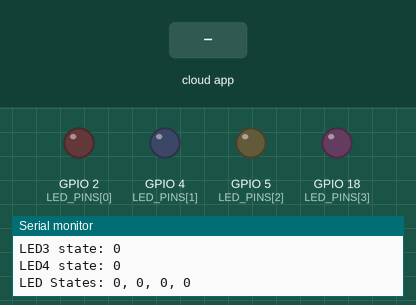
This program was run on a simulated ESP32. Parts: output pins drawn as LEDs (lit = HIGH), the last lines printed to the serial monitor. The test bench sets the inputs (shaded band). WiFi joins after 1.5 s; servers stay silent unless stated; random numbers use the default seed unless the program sets one; the Firebase database answers and starts empty.

Above: at 3.2 s.
3.3 s: the phone or cloud app sets Lamp_01 to 1
At 6.5 s:
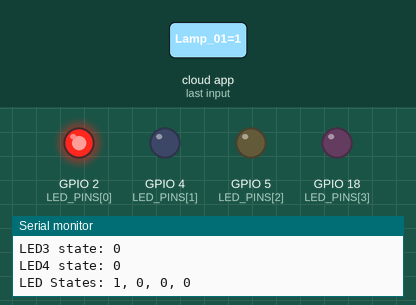
6.8 s: the phone or cloud app sets Lamp_02 to 1
At 9.6 s:
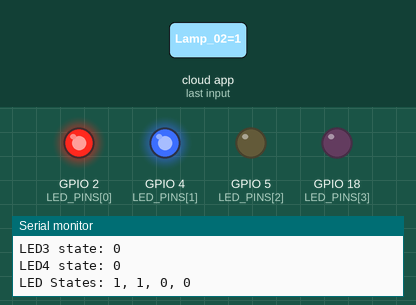
9.9 s: the phone or cloud app sets Lamp_03 to 1
At 12.6 s:
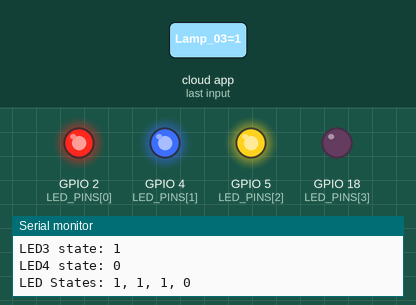
12.9 s: the phone or cloud app sets Lamp_04 to 1
At 15.7 s:
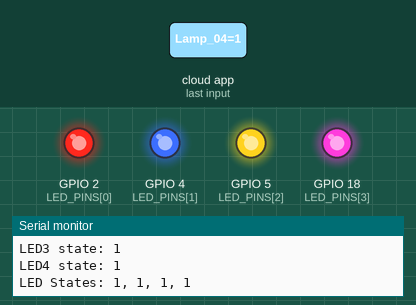
16.0 s: the phone or cloud app sets Lamp_01 to 0
At 18.1 s:
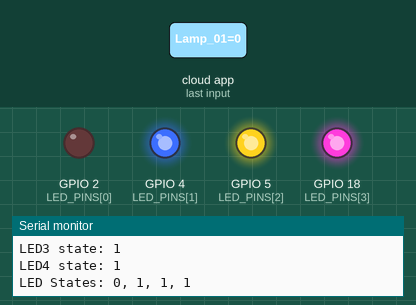
18.4 s: the phone or cloud app sets Lamp_02 to 0
At 21.2 s:
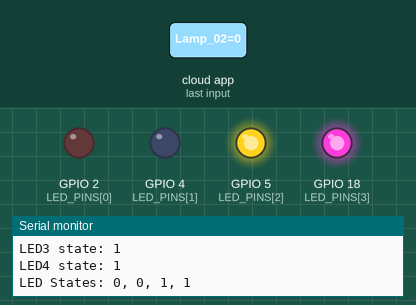
Timing chart, 0 to 22.5 s (numbered marks = the images above; inputs shaded):
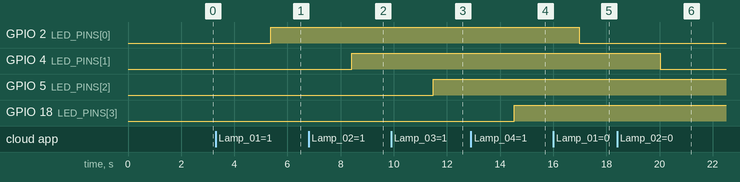

The program:

main.cpp
```cpp
#include <WiFi.h>
#include <HTTPClient.h>
#include <DHTesp.h> // Changed from DHT.h to DHTesp.h to match the library you're using
#include <ArduinoJson.h>
#include <Firebase_ESP_Client.h>

// WiFi Configuration
#define WIFI_SSID "HDH"
#define WIFI_PASSWORD "0001842004"

// Firebase Configuration
const char* databaseURL = "https://tt-iot-on-off-lamp-default-rtdb.firebaseio.com";
const char* FIREBASE_AUTH = "uy48EQ0HOLfrzINFFVpADzQrw2LhOQ7OJzix8c1Y";

// DHT Configuration
#define DHT_PIN 23
#define DHTTYPE DHT11
DHTesp dht; // Changed to DHTesp instead of DHT to match the library

FirebaseData firebaseData;
FirebaseAuth auth;
FirebaseConfig config;

// LED Pins
const int LED_PINS[] = {2, 4, 5, 18};
const char* LED_PATHS[] = {"/TT_IOT_on_off_Lamp/Lamp_01", "/TT_IOT_on_off_Lamp/Lamp_02", "/TT_IOT_on_off_Lamp/Lamp_03", "/TT_IOT_on_off_Lamp/Lamp_04"};


void setup() {
  // Serial Communication
  Serial.begin(9600);

  // WiFi Connection
  WiFi.begin(WIFI_SSID, WIFI_PASSWORD);
  while (WiFi.status() != WL_CONNECTED) {
    delay(1000);
    Serial.println("Connecting to WiFi...");
  }
  Serial.println("Connected to WiFi");

  // Initialize LED pins
  for (int i = 0; i < 4; i++) {
    pinMode(LED_PINS[i], OUTPUT);
  }

  // Initialize DHT Sensor
  dht.setup(DHT_PIN, DHTesp::DHT22); // Use DHTesp setup method

  // Configure Firebase
  config.database_url = databaseURL;
  config.signer.tokens.legacy_token = FIREBASE_AUTH; // Use legacy token for authentication

  // Initialize Firebase
  Firebase.begin(&config, &auth);

  // Optional: Set the size of the network buffer (adjust as needed)
  firebaseData.setBSSLBufferSize(2048, 2048); // Increase buffer size if needed
}

void loop() {
  if (WiFi.status() == WL_CONNECTED) {
    // Đọc dữ liệu cảm biến
    // float humidity = dht.getHumidity();       // Sử dụng phương thức của DHTesp
    // float temperature = dht.getTemperature(); // Sử dụng phương thức của DHTesp

    float temperature = random(20,40);
    float humidity = random(40,60);

    if (!isnan(humidity) && !isnan(temperature)) {
      Serial.printf("Temperature: %.2f°C, Humidity: %.2f%%\n", temperature, humidity);

      // Cập nhật Firebase
      if (Firebase.RTDB.setFloat(&firebaseData, "/TT_IOT_on_off_Lamp/Temp", temperature) &&
          Firebase.RTDB.setFloat(&firebaseData, "/TT_IOT_on_off_Lamp/humidity", humidity)) {
        Serial.println("Successfully updated Firebase with temperature and humidity.");
      } else {
        Serial.printf("Failed to update Firebase. Error: %s\n", firebaseData.errorReason().c_str());
      }
    } else {
      Serial.println("Failed to read from DHT sensor!");
    }

    // Kiểm tra trạng thái LED từ Firebase
    for (int i = 0; i < 4; i++) {
      if (Firebase.RTDB.getBool(&firebaseData, LED_PATHS[i])) { // Sử dụng Firebase.RTDB.getBool để lấy giá trị bool
        digitalWrite(LED_PINS[i], firebaseData.boolData() ? HIGH : LOW);
        Serial.printf("LED%d state: %d\n", i + 1, firebaseData.boolData());
      } else {
        Serial.printf("Failed to get LED%d state, Error: %s\n", i + 1, firebaseData.errorReason().c_str());
      }
    }

    // In trạng thái LED
    Serial.printf("LED States: %d, %d, %d, %d\n", digitalRead(LED_PINS[0]),
                  digitalRead(LED_PINS[1]), digitalRead(LED_PINS[2]),
                  digitalRead(LED_PINS[3]));
  } else {
    Serial.println("WiFi not connected");
  }

  delay(2000);
}
```

tempCodeRunnerFile.cpp
```cpp
#include <DHTesp.h>
```

Measured:
- after the input at 3.3 s, GPIO 2 (LED_PINS[0]): LOW → HIGH after 2.1 s
- after the input at 6.8 s, GPIO 4 (LED_PINS[1]): LOW → HIGH after 1.6 s
- after the input at 9.9 s, GPIO 5 (LED_PINS[2]): LOW → HIGH after 1.6 s
- after the input at 12.9 s, GPIO 18 (LED_PINS[3]): LOW → HIGH after 1.6 s
- after the input at 16.0 s, GPIO 2 (LED_PINS[0]): HIGH → LOW after 0.98 s
- after the input at 18.4 s, GPIO 4 (LED_PINS[1]): HIGH → LOW after 1.6 s
